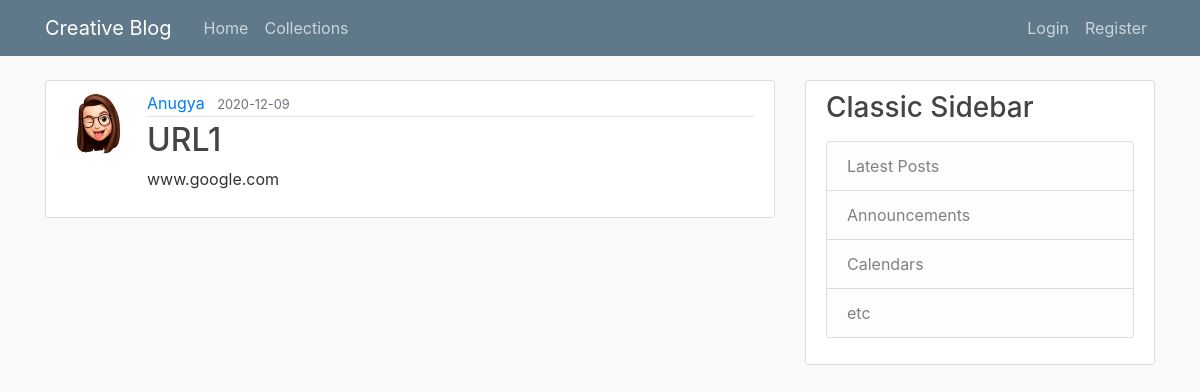
/post/1, run on the app's committed database.
### flaskblog/models.py (models this page shows, shortened)
class User(db.Model, UserMixin):
    id = db.Column(db.Integer, primary_key=True)
    username = db.Column(db.String(20), unique=True, nullable=False)
    email = db.Column(db.String(120), unique=True, nullable=False)
    image_file = db.Column(db.String(20), nullable=False, default='default.jpg')
    password = db.Column(db.String(60), nullable=False)
    posts = db.relationship('Post', backref='author', lazy=True)
    urls = db.relationship('Url', backref='aut', lazy=True)

class Post(db.Model):
    id = db.Column(db.Integer, primary_key=True)
    title = db.Column(db.String(100), nullable=False)
    date_posted = db.Column(db.DateTime, nullable=False, default=datetime.utcnow)
    content = db.Column(db.Text, nullable=False)
    user_id = db.Column(db.Integer, db.ForeignKey('user.id'), nullable=False)

### flaskblog/routes.py (the view)
@app.route("/post/<int:post_id>")
def post(post_id):
    post = Post.query.get_or_404(post_id)
    return render_template('post.html', title=post.title, post=post)

### flaskblog/templates/post.html (shortened to what this page needs)
{% extends "layout.html" %}
{% block content %}
  <article class="media content-section">
    <img class="rounded-circle article-img" src="{{ url_for('static', filename='profile_pics/' + post.author.image_file) }}">
    <div class="media-body">
      <div class="article-metadata">
        <a class="mr-2" href="{{ url_for('user_posts', username=post.author.username) }}">{{ post.author.username }}</a>
        <small class="text-muted">{{ post.date_posted.strftime('%Y-%m-%d') }}</small>
      </div>
      <h2 class="article-title">{{ post.title }}</h2>
      <p class="article-content">{{ post.content }}</p>
    </div>
  </article>
{% endblock content %}

### flaskblog/static/main.css (style rules this page uses)
body { background: #fafafa; color: #333333; margin-top: 5rem; }
h1, h2, h3, h4, h5, h6 { color: #444444; }
.content-section { background: #ffffff; padding: 10px 20px; border: 1px solid #dddddd; border-radius: 3px; margin-bottom: 20px; }
.article-title { color: #444444; }
.article-content { white-space: pre-line; }
.article-img { height: 65px; width: 65px; margin-right: 16px; }
.article-metadata { padding-bottom: 1px; margin-bottom: 4px; border-bottom: 1px solid #e3e3e3 }

### flaskblog/templates/post.html (style rules this page uses)
body { background-image: url('https://img.rawpixel.com/s3fs-private/rawpixel_images/website_content/pdflowerset19b2-eye-02-c-tropical-leaves-l_1.jpg?w=1000&dpr=1&fit=default&crop=default&q=65&vib=3&con=3&usm=15&bg=F4F4F3&ixlib=js-2.2.1&s=df5464ce6b3d74f1826f7b6c7d27e8b2'); background-repeat: no-repeat; background-attachment: fixed; background-size: 100% 100%; }

### data on the page
User: image_file (picture), author.username "Anugya"
Post: date_posted "2020-12-09", title "URL1", content "www.google.com"
